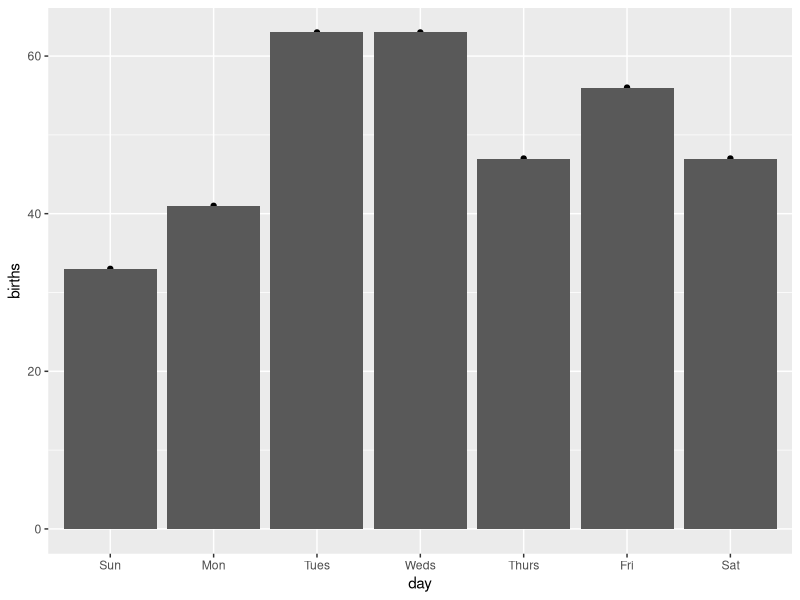

Write the R code that produced this figure.
library(dplyr)
library(ggplot2)

birth_df <- data_frame(day = c('Sun', 'Mon', 'Tues', 'Weds', 'Thurs', 'Fri', 'Sat'), 
                       births = c(33, 41, 63, 63, 47, 56, 47))

str(birth_df)

birth_df <- 
  mutate(birth_df, day = factor(day, levels = c('Sun', 'Mon', 'Tues', 'Weds', 'Thurs', 'Fri', 'Sat')))

ggplot(data = birth_df, aes(x = day, y = births)) + 
  geom_point() + 
  geom_bar(stat = 'identity')

?chisq.test

observed <- (1 / 365)
expected <- (1 / 365) * c(52, 52, 52, 52, 52, 53, 52)

test_stat <- chisq.test(x = birth_df$births, p = expected)

str(test_stat)

test_stat

# warning message
# chi square approximation may be incorrect

# assignment
